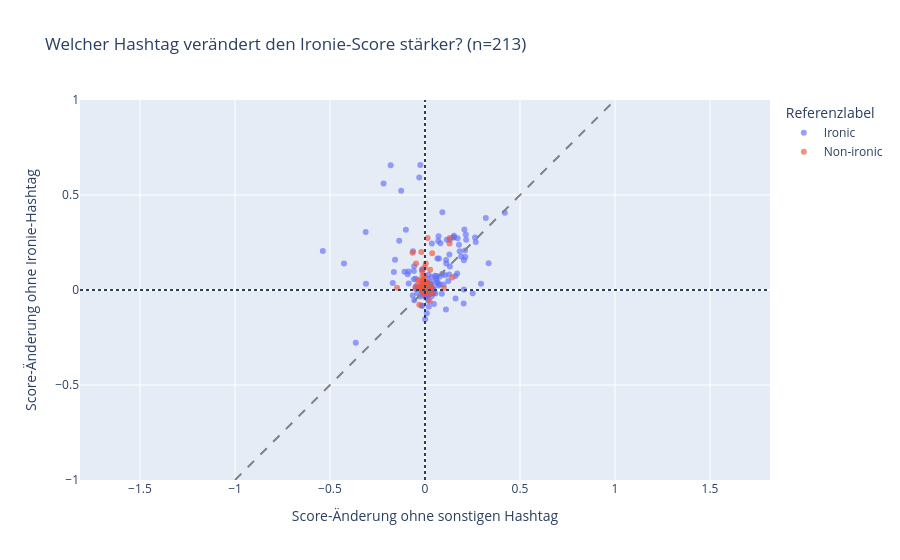

Notebook source saved alongside this figure:
### Code cell
hashtag = re.compile(r"(?<!\w)#\w+")


def remove_first_other_tag(text):
    for match in hashtag.finditer(text):
        if not explicit_tag.fullmatch(match.group()):
            edited = text[:match.start()] + text[match.end():]
            return edited.strip(), match.group()
    return text, ""


control = single_tag.copy()
other_edits = control["text"].map(remove_first_other_tag)
control["without_other_tag"] = other_edits.map(lambda edit: edit[0])
control["other_tag"] = other_edits.map(lambda edit: edit[1])
control = control.loc[control["other_tag"].ne("")].copy()

if control.empty:
    print("Keine Tweets mit beiden Hashtag-Arten gefunden.")
else:
    control["delta_other"] = (
        irony_scores(control["without_other_tag"].tolist())
        - control["score_before"]
    )

    fig = px.scatter(
        control,
        x="delta_other",
        y="score_delta",
        color="reference_label",
        opacity=0.65,
        hover_data=[
            "text", "edited_text", "without_other_tag", "removed_tags", "other_tag"
        ],
        labels={
            "delta_other": "Score-Änderung ohne sonstigen Hashtag",
            "score_delta": "Score-Änderung ohne Ironie-Hashtag",
            "reference_label": "Referenzlabel",
        },
        title=f"Welcher Hashtag verändert den Ironie-Score stärker? (n={len(control)})",
    )
    fig.add_shape(
        type="line", x0=-1, y0=-1, x1=1, y1=1,
        line=dict(color="gray", dash="dash"),
    )
    fig.add_hline(y=0, line_dash="dot")
    fig.add_vline(x=0, line_dash="dot")
    fig.update_xaxes(range=[-1, 1])
    fig.update_yaxes(range=[-1, 1], scaleanchor="x", scaleratio=1)
    fig.show()

### Figure 1 — Plotly figure (JSON) as saved in the notebook; plotly's stock layout.template omitted (floating-point values rounded to 4 significant figures; data arrays with more than 128 entries replaced by an {"elided": "..."} marker saying what was removed)
{"data": [{"customdata": {"elided": "136x5 str values"}, "hovertemplate": "Referenzlabel=Ironic<br>Score-Änderung ohne sonstigen Hashtag=%{x}<br>Score-Änderung ohne Ironie-Hashtag=%{y}<br>text=%{customdata[0]}<br>edited_text=%{customdata[1]}<br>without_other_tag=%{customdata[2]}<br>removed_tags=%{customdata[3]}<br>other_tag=%{customdata[4]}<extra></extra>", "legendgroup": "Ironic", "marker": {"color": "#636efa", "opacity": 0.65, "symbol": "circle"}, "mode": "markers", "name": "Ironic", "orientation": "v", "showlegend": true, "type": "scatter", "x": {"elided": "136 float values"}, "xaxis": "x", "y": {"elided": "136 float values"}, "yaxis": "y"}, {"customdata": {"elided": "77x5 str values"}, "hovertemplate": "Referenzlabel=Non-ironic<br>Score-Änderung ohne sonstigen Hashtag=%{x}<br>Score-Änderung ohne Ironie-Hashtag=%{y}<br>text=%{customdata[0]}<br>edited_text=%{customdata[1]}<br>without_other_tag=%{customdata[2]}<br>removed_tags=%{customdata[3]}<br>other_tag=%{customdata[4]}<extra></extra>", "legendgroup": "Non-ironic", "marker": {"color": "#EF553B", "opacity": 0.65, "symbol": "circle"}, "mode": "markers", "name": "Non-ironic", "orientation": "v", "showlegend": true, "type": "scatter", "x": [0.0006251, -0.1472, 0.01113, 0.006715, -0.01065, -0.05022, -0.009426, 0.007114, 0.02732, -0.003224, -0.02993, -0.003067, -0.01946, 0.09968, 0.009656, -0.02429, -0.01739, -0.03449, -0.004053, -0.01363, 0.01844, 0.02239, 0.002124, 0.001653, -0.007192, 0.006274, -0.01566, 0.0009135, -0.003445, 0.01347, 0.0346, -0.005271, 0.00629, 0.1304, -0.005488, 0.0244, 0.001355, 0.04059, 0.001006, -0.001615, -0.00259, 0.03782, -0.0005259, 0.0004681, -0.04028, -0.004443, -0.01851, 0.003911, -0.02057, 0.003965, -0.003324, -0.003287, -0.04701, 0.008237, -0.002815, 0.009298, -0.004999, -0.06554, -0.01323, 0.004502, -0.0143, -0.005203, 0.1293, -0.008826, -0.01304, 0.02032, 0.1436, 0.002132, -0.005015, 0.02698, -0.001308, -0.001266, 0.005461, -0.01569, 0.0007353, -0.003139, 0.01005], "xaxis": "x", "y": [0.01215, 0.01123, 0.01193, -0.002956, 0.01034, 0.012, -0.00374, 0.005531, 0.02035, 0.02629, -0.07704, 0.01183, 0.1997, 0.0104, 0.01501, 0.0125, 0.007642, 0.05287, 0.01382, 0.07429, 0.03084, -0.02027, 0.02679, -0.0003083, 0.0546, 0.04007, 0.09848, 0.02323, -0.000899, 0.274, 0.01277, -0.02106, 0.001974, 0.2735, 0.01637, -0.05858, 0.007779, -0.01569, -0.001766, 0.1202, 0.03336, 0.1937, 0.00886, 0.005665, 0.02811, 0.003977, 0.009475, 0.007216, 0.04564, 0.1392, 0.00929, 0.07581, 0.1395, 0.01131, 0.004101, 0.04071, -0.01221, 0.1958, 0.02953, 0.009462, 0.02269, 0.04844, 0.2451, -0.008271, -0.009344, 0.01025, 0.06632, 0.005301, 0.03716, 0.1071, 0.003821, 0.01999, 0.02128, 0.004577, 0.02403, 0.0008434, 0.03107], "yaxis": "y"}], "layout": {"legend": {"title": {"text": "Referenzlabel"}, "tracegroupgap": 0}, "shapes": [{"line": {"color": "gray", "dash": "dash"}, "type": "line", "x0": -1, "x1": 1, "y0": -1, "y1": 1}, {"line": {"dash": "dot"}, "type": "line", "x0": 0, "x1": 1, "xref": "x domain", "y0": 0, "y1": 0, "yref": "y"}, {"line": {"dash": "dot"}, "type": "line", "x0": 0, "x1": 0, "xref": "x", "y0": 0, "y1": 1, "yref": "y domain"}], "title": {"text": "Welcher Hashtag verändert den Ironie-Score stärker? (n=213)"}, "xaxis": {"anchor": "y", "domain": [0, 1], "range": [-1, 1], "title": {"text": "Score-Änderung ohne sonstigen Hashtag"}}, "yaxis": {"anchor": "x", "domain": [0, 1], "range": [-1, 1], "scaleanchor": "x", "scaleratio": 1, "title": {"text": "Score-Änderung ohne Ironie-Hashtag"}}}}
